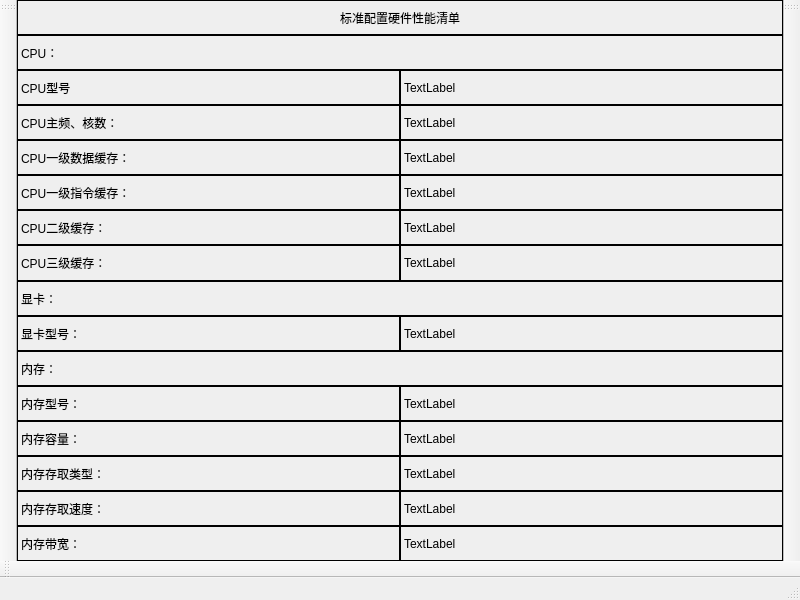
<?xml version="1.0" encoding="UTF-8"?>
<ui version="4.0">
 <class>MainWindow</class>
 <widget class="QMainWindow" name="MainWindow">
  <property name="geometry">
   <rect>
    <x>0</x>
    <y>0</y>
    <width>800</width>
    <height>600</height>
   </rect>
  </property>
  <property name="windowTitle">
   <string>MainWindow</string>
  </property>
  <widget class="QWidget" name="centralwidget">
   <property name="styleSheet">
    <string notr="true">border: 1px solid black;</string>
   </property>
   <layout class="QGridLayout" name="gridLayout">
    <property name="leftMargin">
     <number>0</number>
    </property>
    <property name="topMargin">
     <number>0</number>
    </property>
    <property name="rightMargin">
     <number>0</number>
    </property>
    <property name="bottomMargin">
     <number>0</number>
    </property>
    <property name="spacing">
     <number>0</number>
    </property>
    <item row="1" column="0" colspan="2">
     <widget class="QLabel" name="label_4">
      <property name="text">
       <string>CPU：</string>
      </property>
     </widget>
    </item>
    <item row="5" column="1">
     <widget class="QLabel" name="label_L1i">
      <property name="text">
       <string>TextLabel</string>
      </property>
     </widget>
    </item>
    <item row="6" column="1">
     <widget class="QLabel" name="label_L2">
      <property name="text">
       <string>TextLabel</string>
      </property>
     </widget>
    </item>
    <item row="9" column="0">
     <widget class="QLabel" name="label_9">
      <property name="text">
       <string>显卡型号：</string>
      </property>
     </widget>
    </item>
    <item row="0" column="0" colspan="2">
     <widget class="QLabel" name="label">
      <property name="text">
       <string>标准配置硬件性能清单</string>
      </property>
      <property name="alignment">
       <set>Qt::AlignCenter</set>
      </property>
     </widget>
    </item>
    <item row="4" column="1">
     <widget class="QLabel" name="label_L1d">
      <property name="text">
       <string>TextLabel</string>
      </property>
     </widget>
    </item>
    <item row="3" column="1">
     <widget class="QLabel" name="label_CPUCoreNum">
      <property name="text">
       <string>TextLabel</string>
      </property>
     </widget>
    </item>
    <item row="14" column="1">
     <widget class="QLabel" name="label_memorySpeed">
      <property name="text">
       <string>TextLabel</string>
      </property>
     </widget>
    </item>
    <item row="12" column="1">
     <widget class="QLabel" name="label_memorySize">
      <property name="text">
       <string>TextLabel</string>
      </property>
     </widget>
    </item>
    <item row="10" column="0" colspan="2">
     <widget class="QLabel" name="label_11">
      <property name="text">
       <string>内存：</string>
      </property>
     </widget>
    </item>
    <item row="6" column="0">
     <widget class="QLabel" name="label_3">
      <property name="text">
       <string>CPU二级缓存：</string>
      </property>
     </widget>
    </item>
    <item row="2" column="1">
     <widget class="QLabel" name="label_CPUModel">
      <property name="text">
       <string>TextLabel</string>
      </property>
     </widget>
    </item>
    <item row="12" column="0">
     <widget class="QLabel" name="label_12">
      <property name="text">
       <string>内存容量：</string>
      </property>
     </widget>
    </item>
    <item row="3" column="0">
     <widget class="QLabel" name="label_5">
      <property name="text">
       <string>CPU主频、核数：</string>
      </property>
     </widget>
    </item>
    <item row="11" column="1">
     <widget class="QLabel" name="label_memoryModel">
      <property name="text">
       <string>TextLabel</string>
      </property>
     </widget>
    </item>
    <item row="13" column="1">
     <widget class="QLabel" name="label_memoryType">
      <property name="text">
       <string>TextLabel</string>
      </property>
     </widget>
    </item>
    <item row="4" column="0">
     <widget class="QLabel" name="label_6">
      <property name="text">
       <string>CPU一级数据缓存：</string>
      </property>
     </widget>
    </item>
    <item row="7" column="0">
     <widget class="QLabel" name="label_10">
      <property name="text">
       <string>CPU三级缓存：</string>
      </property>
     </widget>
    </item>
    <item row="9" column="1">
     <widget class="QLabel" name="label_GPUModel">
      <property name="text">
       <string>TextLabel</string>
      </property>
     </widget>
    </item>
    <item row="14" column="0">
     <widget class="QLabel" name="label_18">
      <property name="text">
       <string>内存存取速度：</string>
      </property>
     </widget>
    </item>
    <item row="5" column="0">
     <widget class="QLabel" name="label_8">
      <property name="text">
       <string>CPU一级指令缓存：</string>
      </property>
     </widget>
    </item>
    <item row="11" column="0">
     <widget class="QLabel" name="label_13">
      <property name="text">
       <string>内存型号：</string>
      </property>
     </widget>
    </item>
    <item row="2" column="0">
     <widget class="QLabel" name="label_2">
      <property name="text">
       <string>CPU型号</string>
      </property>
     </widget>
    </item>
    <item row="13" column="0">
     <widget class="QLabel" name="label_16">
      <property name="text">
       <string>内存存取类型：</string>
      </property>
     </widget>
    </item>
    <item row="8" column="0" colspan="2">
     <widget class="QLabel" name="label_7">
      <property name="text">
       <string>显卡：</string>
      </property>
     </widget>
    </item>
    <item row="7" column="1">
     <widget class="QLabel" name="label_L3">
      <property name="text">
       <string>TextLabel</string>
      </property>
     </widget>
    </item>
    <item row="15" column="0">
     <widget class="QLabel" name="label_20">
      <property name="text">
       <string>内存带宽：</string>
      </property>
     </widget>
    </item>
    <item row="15" column="1">
     <widget class="QLabel" name="label_memoryWidth">
      <property name="text">
       <string>TextLabel</string>
      </property>
     </widget>
    </item>
   </layout>
  </widget>
  <widget class="QMenuBar" name="menubar">
   <property name="geometry">
    <rect>
     <x>0</x>
     <y>0</y>
     <width>800</width>
     <height>27</height>
    </rect>
   </property>
  </widget>
  <widget class="QStatusBar" name="statusbar"/>
  <widget class="QToolBar" name="toolBar">
   <property name="windowTitle">
    <string>toolBar</string>
   </property>
   <attribute name="toolBarArea">
    <enum>LeftToolBarArea</enum>
   </attribute>
   <attribute name="toolBarBreak">
    <bool>false</bool>
   </attribute>
  </widget>
  <widget class="QToolBar" name="toolBar_2">
   <property name="windowTitle">
    <string>toolBar_2</string>
   </property>
   <attribute name="toolBarArea">
    <enum>RightToolBarArea</enum>
   </attribute>
   <attribute name="toolBarBreak">
    <bool>false</bool>
   </attribute>
  </widget>
  <widget class="QToolBar" name="toolBar_3">
   <property name="windowTitle">
    <string>toolBar_3</string>
   </property>
   <attribute name="toolBarArea">
    <enum>BottomToolBarArea</enum>
   </attribute>
   <attribute name="toolBarBreak">
    <bool>false</bool>
   </attribute>
  </widget>
 </widget>
 <resources/>
 <connections/>
</ui>
